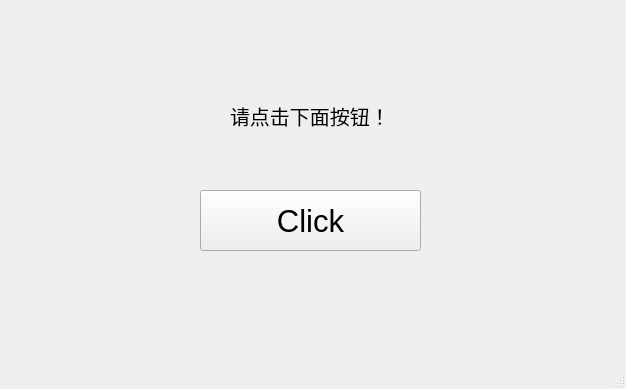
<?xml version="1.0" encoding="UTF-8"?>
<ui version="4.0">
 <class>MainWindow</class>
 <widget class="QMainWindow" name="MainWindow">
  <property name="geometry">
   <rect>
    <x>0</x>
    <y>0</y>
    <width>626</width>
    <height>389</height>
   </rect>
  </property>
  <property name="windowTitle">
   <string>Demo</string>
  </property>
  <widget class="QWidget" name="centralwidget">
   <widget class="QLabel" name="label">
    <property name="geometry">
     <rect>
      <x>230</x>
      <y>70</y>
      <width>321</width>
      <height>91</height>
     </rect>
    </property>
    <property name="font">
     <font>
      <family>微软雅黑</family>
      <pointsize>15</pointsize>
     </font>
    </property>
    <property name="text">
     <string>请点击下面按钮！</string>
    </property>
   </widget>
   <widget class="QPushButton" name="pushButton">
    <property name="geometry">
     <rect>
      <x>200</x>
      <y>190</y>
      <width>221</width>
      <height>61</height>
     </rect>
    </property>
    <property name="font">
     <font>
      <family>Arial</family>
      <pointsize>23</pointsize>
     </font>
    </property>
    <property name="text">
     <string>Click</string>
    </property>
   </widget>
  </widget>
  <widget class="QMenuBar" name="menubar">
   <property name="geometry">
    <rect>
     <x>0</x>
     <y>0</y>
     <width>626</width>
     <height>23</height>
    </rect>
   </property>
  </widget>
  <widget class="QStatusBar" name="statusbar"/>
 </widget>
 <resources/>
 <connections/>
</ui>
